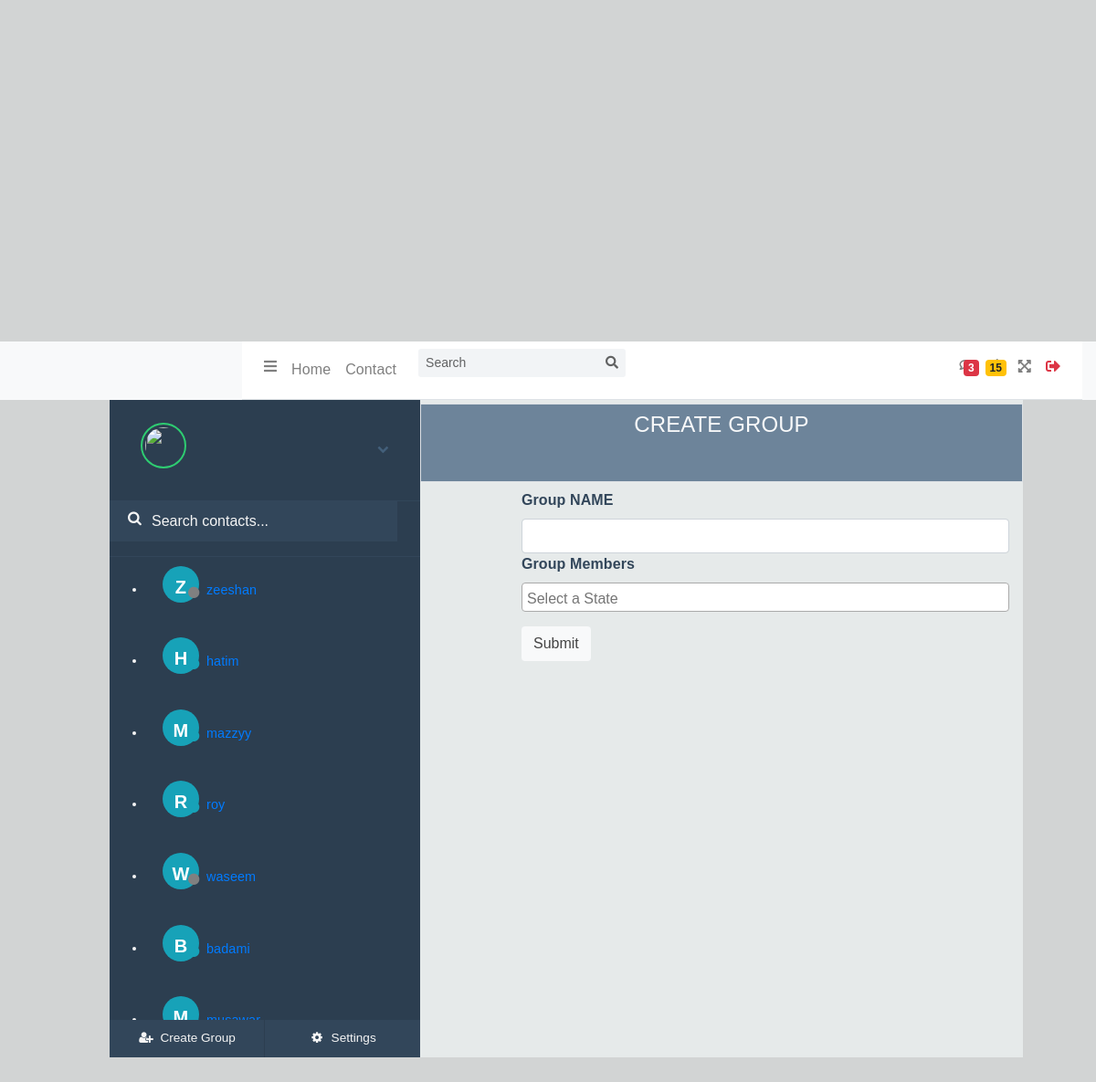
/creategroup.php, run on the app's committed database.
### tables this page shows
CREATE TABLE `tbl_users` (
  `u_id` int(11) NOT NULL,
  `emp_id` int(11) NOT NULL,
  `u_name` varchar(100) NOT NULL,
  `u_pass` varchar(100) NOT NULL,
  `role_id` int(11) NOT NULL,
  `u_status` varchar(10) NOT NULL,
  `date_time` timestamp NOT NULL DEFAULT current_timestamp() ON UPDATE current_timestamp(),
  `login_status` tinyint(4) DEFAULT 0
);

### creategroup.php (the view, shortened to what this page needs)
<?php include("db/db.php");
  $user_id = $_SESSION['u_id'];
?>
  <?php
function makeImageFromName($name) {
    $shortName = "";
    $names = explode(" ", $name);
    foreach ($names as $w) {
		$shortName .= $w[0];
    }
    $userImage = '<div  id="profile-img" style=" font-size: 20px;" class=" online  pt-2 name-image bg-info">'.ucwords( $shortName).'</div>';
    return $userImage;
}
   ?>
 <link rel="stylesheet" href="dist/css/adminlte.min.css">
  <link rel="stylesheet" href="plugins/css/bootstrap.min.css">
  <link rel="stylesheet" href="plugins/fontawesome-free/css/all.min.css">
  <link rel="stylesheet" href="plugins/select2/css/select2.min.css">
  <link rel="stylesheet" href="css/style.css">
    <link href="https://cdn.jsdelivr.net/npm/select2@4.1.0-beta.1/dist/css/select2.min.css" rel="stylesheet" />
<!DOCTYPE html><html class=''>
<head>
<link rel='stylesheet prefetch' href='https://cdnjs.cloudflare.com/ajax/libs/meyer-reset/2.0/reset.min.css'><link rel='stylesheet prefetch' href='https://cdnjs.cloudflare.com/ajax/libs/font-awesome/4.6.2/css/font-awesome.min.css'>
</head>
<body>
<div class="container-fluid">
	<div class="row">
		<div class="col-12 bg-light " >
			<?php  include("inc/header.php"); ?>
		</div>
	</div>
<div class="row">
	<div class="col-12 " style="padding-left:10%">
		<div id="frame"  >
			<div id="sidepanel">
				<div id="profile">
					<div class="wrap">
						<img id="profile-img" src="http://emilcarlsson.se/assets/mikeross.png" class="online" alt="" />
						<i class="fa fa-chevron-down expand-button" aria-hidden="true"></i>
						<div id="expanded">
						</div>
					</div>
				</div>
				<div id="search">
				<form action="" method="post">
					<label for=""><i class="fa fa-search" aria-hidden="true"></i></label>
					<input  type="text" id="searchuser" name="user" placeholder="Search contacts..." />
					</form>
				</div>
				<div id="contacts">
					<ul>
					<?php      $sql=("SELECT * FROM `tbl_users` ");
										$allUsers = mysqli_query($conn, $sql);
										if ($allUsers->num_rows > 0)
										{
											while($User = $allUsers->fetch_assoc())
											{
												$userid=$User['u_id'];
												if(!($User['u_id']==$user_id))
											{
					echo	'<li class="contact" id="alluserscontent">';
					echo "<a href='conversation2.php?user=$userid'>";
					echo		'<div class="wrap row">';
					if($User['login_status']==0){
						echo       '<i class="fa fa-circle user-status-icon user-icon-'.$userid. '"title="away"></i>';
					}
					else{
					echo       '<i class="fa fa-circle user-status-icon text-info user-icon-'.$userid. '"title="away"></i>';
					}
					echo			makeImageFromName($User['u_name']);
					echo				'<p class="name pt-3 pl-2">'. $User['u_name'].'</p>';
					echo		'</div>';
					echo	'</a></li>';
											}
										}
									}
						?>
					</ul>
				</div>
				<div id="bottom-bar">
					<button id="addcontact"><i class="fa fa-user-plus fa-fw" aria-hidden="true"></i> <span>Create Group</span></button>
					<button id="settings"><i class="fa fa-cog fa-fw" aria-hidden="true"></i> <span>Settings</span></button>
				</div>
			</div>
			<div class="content">
                <div class="text-center pb-5 p-2 h4 border text-light mt-1"style="background-color:#6d849a;">CREATE GROUP</div>
							<form class="pl-5 ml-5 form-horizontal" action="" method="post" >
												<div class="form-group">
													<label class="control-label col-sm-3" for="email">Group NAME</label>
													<div class="col-12">
														<input type="text" name="groupName" class="form-control" id="groupName" >
												</div>
										<div class="col-12 form-group">
												<label>Group Members</label>
										</div>
												<div class="form-group">
													<div class="col-sm-offset-2 col-sm-10">
													<button type="submit" class="btn btn-default">Submit</button>
													</div>
												</div>
							</form>
          	  	</div>
    		</div>
</div>
</body></html>

### css/style.css (style rules this page uses)
body { font-size: 18px; }
.name-image { width: 40px; height: 40px; color: #ffffff; border-radius: 50%; font-weight: bold; padding-top: 5px; display: inline-block; text-align: center; }
.user-status-icon { position: absolute; top: 22px; left: 28px; color: grey; }
body { display: flex; align-items: center; justify-content: center; min-height: 100vh; background: #d2d4d4; font-family: "proxima-nova", "Source Sans Pro", sans-serif; font-size: 1em; letter-spacing: 0.1px; color: #32465a; text-rendering: optimizeLegibility; text-shadow: 1px 1px 1px rgba(0, 0, 0, 0.004); -webkit-font-smoothing: antialiased; }
#frame { width: 95%; min-width: 360px; max-width: 1000px; height: 92vh; min-height: 300px; max-height: 720px; background: #E6EAEA; }
#frame #sidepanel { float: left; min-width: 280px; max-width: 340px; width: 40%; height: 100%; background: #2c3e50; color: #f5f5f5; overflow: hidden; position: relative; }
#frame #sidepanel #profile { width: 80%; margin: 25px auto; }
#frame #sidepanel #profile .wrap { height: 60px; line-height: 60px; overflow: hidden; -moz-transition: 0.3s height ease; -o-transition: 0.3s height ease; -webkit-transition: 0.3s height ease; transition: 0.3s height ease; }
#frame #sidepanel #profile .wrap img { width: 50px; border-radius: 50%; padding: 3px; border: 2px solid #e74c3c; height: auto; float: left; cursor: pointer; -moz-transition: 0.3s border ease; -o-transition: 0.3s border ease; -webkit-transition: 0.3s border ease; transition: 0.3s border ease; }
#frame #sidepanel #profile .wrap img.online { border: 2px solid #2ecc71; }
#frame #sidepanel #profile .wrap i.expand-button { float: right; margin-top: 23px; font-size: 0.8em; cursor: pointer; color: #435f7a; }
#frame #sidepanel #profile .wrap #expanded { padding: 100px 0 0 0; display: block; line-height: initial !important; }
#frame #sidepanel #search { border-top: 1px solid #32465a; border-bottom: 1px solid #32465a; font-weight: 300; }
#frame #sidepanel #search label { position: absolute; margin: 10px 0 0 20px; }
#frame #sidepanel #search input { font-family: "proxima-nova", "Source Sans Pro", sans-serif; padding: 10px 0 10px 46px; width: calc(100% - 25px); border: none; background: #32465a; color: #f5f5f5; }
#frame #sidepanel #contacts { height: calc(100% - 177px); overflow-y: scroll; overflow-x: hidden; }
#frame #sidepanel #contacts ul li.contact { position: relative; padding: 10px 0 15px 0; font-size: 0.9em; cursor: pointer; }
#frame #sidepanel #contacts ul li.contact .wrap { width: 88%; margin: 0 auto; position: relative; }
#frame #sidepanel #bottom-bar { position: absolute; width: 100%; bottom: 0; }
#frame #sidepanel #bottom-bar button { float: left; border: none; width: 50%; padding: 10px 0; background: #32465a; color: #f5f5f5; cursor: pointer; font-size: 0.85em; font-family: "proxima-nova", "Source Sans Pro", sans-serif; }
#frame #sidepanel #bottom-bar button:nth-child(1) { border-right: 1px solid #2c3e50; }
#frame #sidepanel #bottom-bar button i { margin-right: 3px; font-size: 1em; }
#frame .content { float: right; width: 60%; height: 100%; overflow: hidden; position: relative; }
@media screen and (min-width: 900px) { #frame .content { width: calc(100% - 340px); } }

### data on the page
tbl_users: shortName "Z", u_name "zeeshan"
tbl_users: shortName "H", u_name "hatim"
tbl_users: shortName "M", u_name "mazzyy"
tbl_users: shortName "R", u_name "roy"
tbl_users: shortName "W", u_name "waseem"
tbl_users: shortName "B", u_name "badami"
tbl_users: shortName "M"
